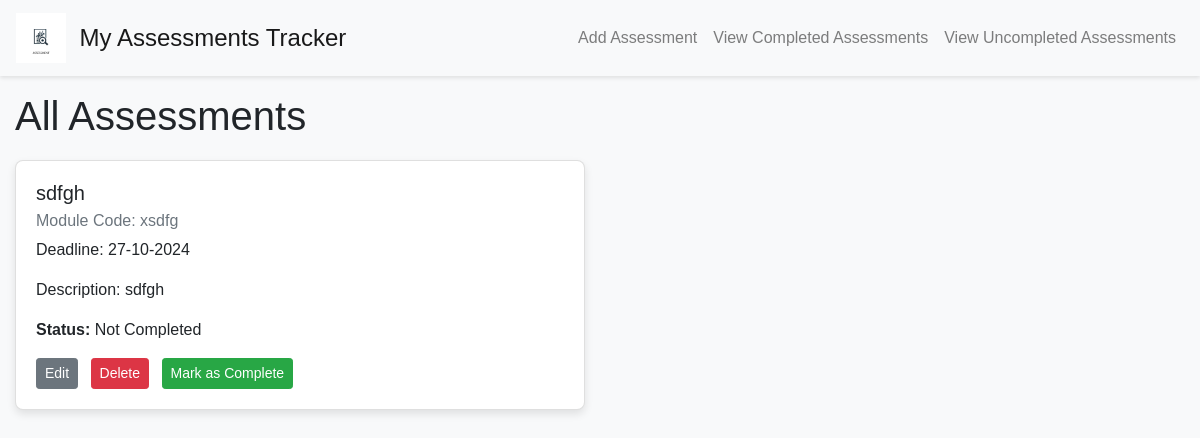
Before: / with the older database file.
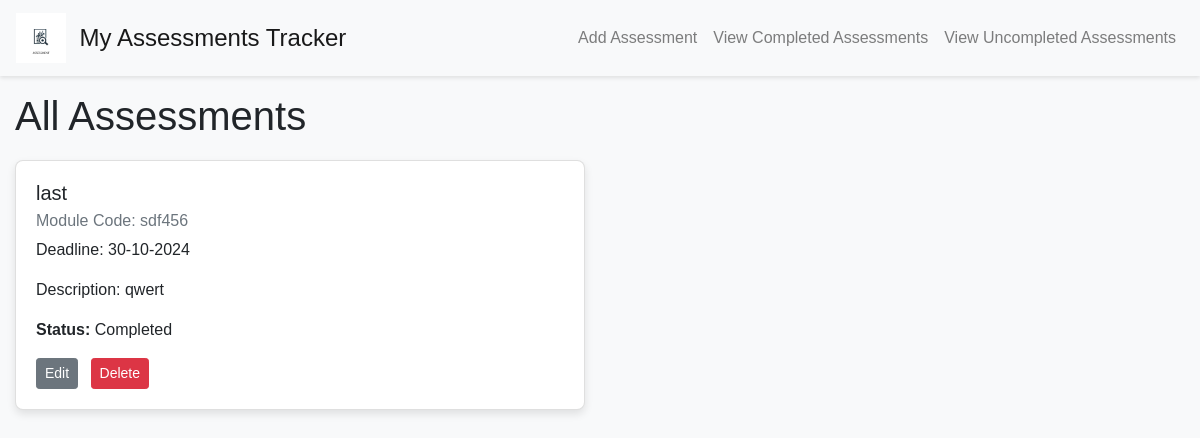
After: the same page with the newer database file.
### app/models.py (models this page shows)
class Assessment(db.Model):
    id = db.Column(db.Integer, primary_key=True)
    title = db.Column(db.String(100), nullable=False)
    module_code = db.Column(db.String(20), nullable=False)
    deadline_date = db.Column(db.DateTime, nullable=False)
    description = db.Column(db.Text, nullable=False)
    is_complete = db.Column(db.Boolean, default=False)

### app/views.py (the view)
@app.route('/')
def index():
    assessments = Assessment.query.all()
    return render_template('index.html', title='All Assessments', assessments=assessments)

### app/templates/index.html
{% extends "base.html" %}
{% block content %}
  <h1>All Assessments</h1>
  <div class="assessment-list">
    {% if assessments %}
      <div class="row">
        {% for assessment in assessments %}
          <div class="col-md-6 mb-4">
            <div class="card">
              <div class="card-body">
                <h5 class="card-title">{{ assessment.title }}</h5>
                <h6 class="card-subtitle mb-2 text-muted">Module Code: {{ assessment.module_code }}</h6>
                <p class="card-text">Deadline: {{ assessment.deadline_date.strftime('%d-%m-%Y') }}</p>
                <p class="card-text">Description: {{ assessment.description }}</p>
                <p class="card-text"><strong>Status:</strong> {{ 'Completed' if assessment.is_complete else 'Not Completed' }}</p>
                <a href="{{ url_for('edit_assessment', assessment_id=assessment.id) }}" class="btn btn-secondary btn-sm mr-2">Edit</a>
                <form action="{{ url_for('delete_assessment', assessment_id=assessment.id) }}" method="post" style="display:inline;">
                  <button type="submit" class="btn btn-danger btn-sm mr-2">Delete</button>
                </form>
                {% if not assessment.is_complete %}
                  <form action="{{ url_for('mark_complete', assessment_id=assessment.id) }}" method="post" style="display:inline;">
                    <button type="submit" class="btn btn-success btn-sm">Mark as Complete</button>
                  </form>
                {% endif %}
              </div>
            </div>
          </div>
        {% endfor %}
      </div>
    {% else %}
      <div class="alert alert-info">
        <p>No assessments available at the moment. Sit back and relax!</p>
      </div>
    {% endif %}
  </div>
{% endblock %}

### app/templates/base.html (shortened to what this page needs)
<!DOCTYPE html>
<html lang="en">
  <head>
    <link rel="stylesheet" href="https://stackpath.bootstrapcdn.com/bootstrap/4.2.1/css/bootstrap.min.css">
    <link rel="stylesheet" href="{{ url_for('static', filename='style.css') }}?v=1.0">
  </head>
  <body>
    <nav class="navbar navbar-expand-sm navbar-light bg-light">
      <a class="navbar-brand" href="/">
        <img src="{{ url_for('static', filename='logo.png') }}" alt="Logo" style="width: 50px; height: 50px;">
        <span class="ml-2 h4 align-middle">My Assessments Tracker</span>
      </a>
      <div class="collapse navbar-collapse" id="navbarSupportedContent">
        <ul class="navbar-nav ml-auto">
          <li class="nav-item"><a class="nav-link" href="/add">Add Assessment</a></li>
          <li class="nav-item"><a class="nav-link" href="/view_completed">View Completed Assessments</a></li>
          <li class="nav-item"><a class="nav-link" href="/view_uncompleted">View Uncompleted Assessments</a></li>
        </ul>
      </div>
    </nav>
    <div class="container">
      {% block content %}{% endblock %}
    </div>
  </body>
</html>

### app/static/style.css (style rules this page uses)
body { font-family: Arial, sans-serif; background-color: #f8f9fa; }
.card { box-shadow: 0 4px 8px rgba(0, 0, 0, 0.1); transition: box-shadow 0.3s ease; border-radius: 8px; }
.card-body { padding: 20px; }
.btn { transition: background-color 0.3s, transform 0.3s; }
.btn-danger { background-color: #dc3545; border-color: #dc3545; }
.navbar { box-shadow: 0 2px 4px rgba(0, 0, 0, 0.1); }
a { color: #007bff; text-decoration: none; }
.container { max-width: 1200px; margin: 0 auto; }
.assessment-list { margin-top: 20px; }

Changed rows visible on the page:
removed Assessment: title "sdfgh", module_code "xsdfg", deadline_date "27-10-2024", description "sdfgh", is_complete "Not Completed"
added Assessment: title "last", module_code "sdf456", deadline_date "30-10-2024", description "qwert", is_complete "Completed"
